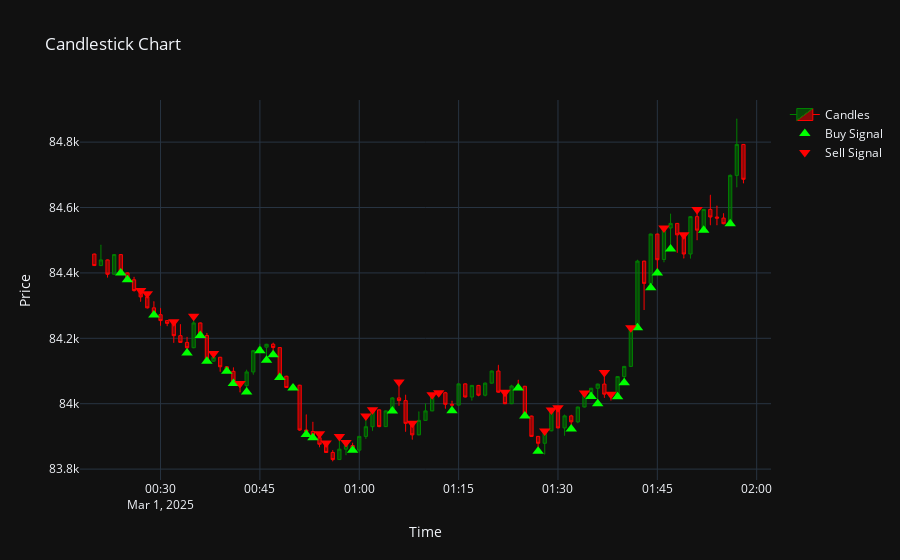

Notebook code cell kept with this figure:
### Code cell
TOP_N = 99

candle_visualizer.plot_candlestick(features.iloc[sample_start_point:sample_start_point+TOP_N].reset_index(),
                                   actions=transform_int_actions(rand_actions)[:TOP_N])
